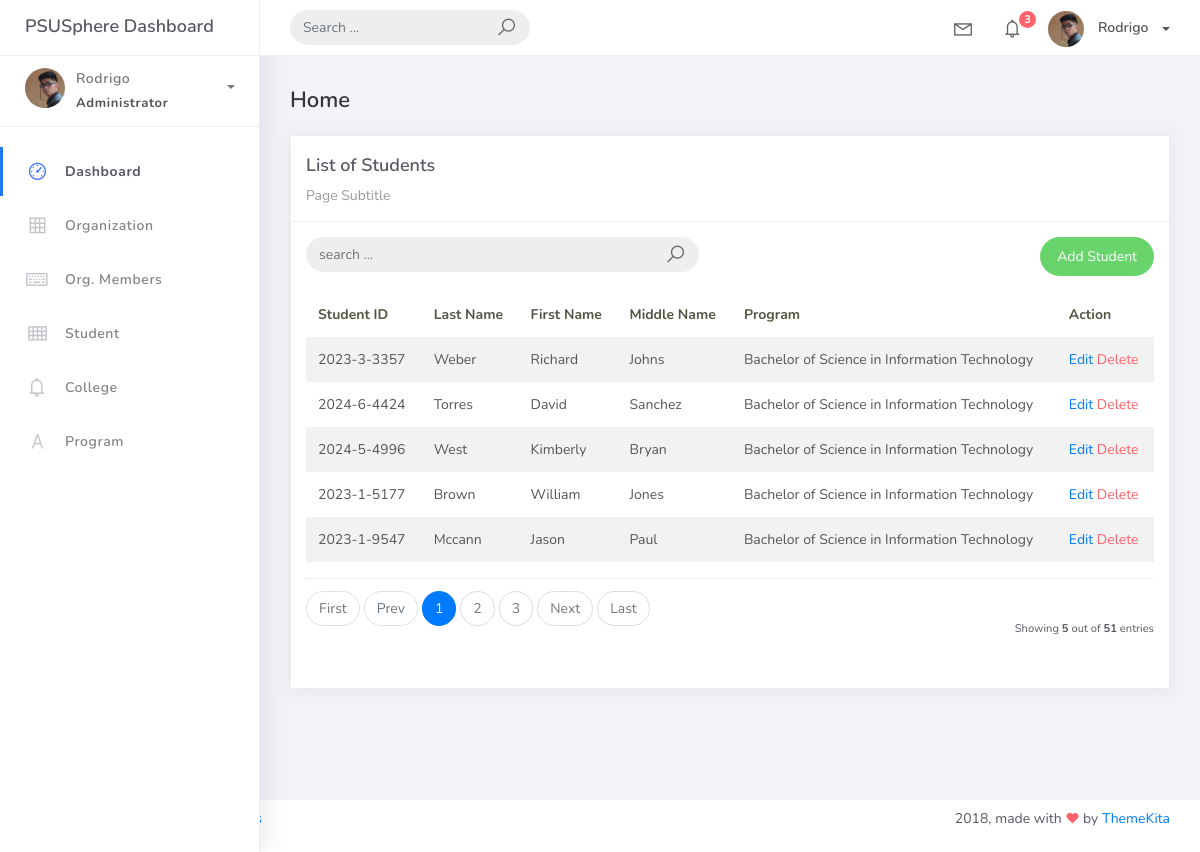
Screenshot of /student_list with the database file from the repository.
### studentorg/models.py (models this page shows, shortened)
class BaseModel (models.Model):
    created_at = models.DateTimeField(auto_now_add=True, db_index=True)
    updated_at = models.DateTimeField (auto_now=True)
    class Meta:
        abstract = True

class Student(BaseModel):
    student_id = models.CharField (max_length=15)
    lastname = models.CharField (max_length=25)
    firstname = models.CharField (max_length=25)
    middlename = models.CharField (max_length=25, blank=True, null=True)
    program = models.ForeignKey(Program, on_delete=models.CASCADE)

class Program(BaseModel):
    prog_name = models.CharField(max_length=150)
    college = models.ForeignKey (College, on_delete=models.CASCADE)
    def __str__(self):
        return self.prog_name

### studentorg/views.py (the view, shortened to what this page needs)
# urls.py: path('student_list', StudentList.as_view(), name='student-list'),
class StudentList(ListView):
    model = Student
    context_object_name = 'home'
    template_name = 'student_list.html'
    paginate_by = 5
    def get_queryset(self, *args, **kwargs):
        qs = super(StudentList, self).get_queryset(*args, **kwargs)
        return qs

### templates/student_list.html
{% extends 'base.html' %}
{% load static %}
{% block content %}
<div class="content">
    <div class="container-fluid">
        <h4 class="page-title">Home</h4>
        <div class="row">
            <div class="col-md-12">
                <div class="card">
                    <div class="card-header">
                        <div class="card-title">List of Students</div>
                        <div class="card-category">Page Subtitle</div>
                    </div>
                    <div class="card-body">
                        <div class="row">
                            <div class="col-md-6">
                                <form class="navbar-left navbar-form nav-search mr-md-3" action="{% url 'student-list' %}">
                                    <div class="input-group">
                                        <input type="text" placeholder="search ..." class="form-control" name="q"/>
                                        <div class="input-group-append">
                                            <span class="input-group-text">
                                                <i class="la la-search search-icon"></i>
                                            </span>
                                        </div>
                                    </div>
                                </form>
                            </div>
                            <div class="col-md-6">
                                <div class="pull-right">
                                    <a href="{% url 'student-add' %}" class="btn btn-success btn-rounded">Add Student</a>
                                </div>
                            </div>
                        </div>
                        <table class="table table-striped mt-3">
                            <thead>
                                <tr>
                                    <th scope="col">Student ID</th>
                                    <th scope="col">Last Name</th>
                                    <th scope="col">First Name</th>
                                    <th scope="col">Middle Name</th>
                                    <th scope="col">Program</th>
                                    <th scope="col">Action</th>
                                </tr>
                            </thead>
                            <tbody>
                                {% for object in object_list %}
                                <tr>
                                    <td>{{ object.student_id }}</td>
                                    <td>{{ object.lastname }}</td>
                                    <td>{{ object.firstname }}</td>
                                    <td>{{ object.middlename }}</td>
                                    <td>{{ object.program }}</td>
                                    <td>
                                        <a href="student_list/{{ object.id}}">Edit</a>
                                        <a href="student_list/{{ object.id }}/delete" class="text-danger">Delete</a>
                                    </td>
                                </tr>
                                {% empty %}
                                <tr>
                                    <td colspan="4" style="text-align: center">
                                    <p class="text-sm font-weight-bold mb-0">No Records Found</p>
                                    </td>
                                </tr>
                                {% endfor %}
                            </tbody>
                        </table>
                        {% include 'includes/pagination.html' %}
                    </div>
                </div>
            </div>
        </div>
    </div>
</div>
{% endblock %}

### rows the page displays
Student: student_id "2023-3-3357", lastname "Weber", firstname "Richard", middlename "Johns", program "Bachelor of Science in Information Technology"
Student: student_id "2024-6-4424", lastname "Torres", firstname "David", middlename "Sanchez", program "Bachelor of Science in Information Technology"
Student: student_id "2024-5-4996", lastname "West", firstname "Kimberly", middlename "Bryan", program "Bachelor of Science in Information Technology"
Student: student_id "2023-1-5177", lastname "Brown", firstname "William", middlename "Jones", program "Bachelor of Science in Information Technology"
Student: student_id "2023-1-9547", lastname "Mccann", firstname "Jason", middlename "Paul", program "Bachelor of Science in Information Technology"

### other values shown
{{ page_num }} "1"
{{ page_num }} "2" "3"
{{ object_list.count }} "5"
{{ paginator.count }} "51"
